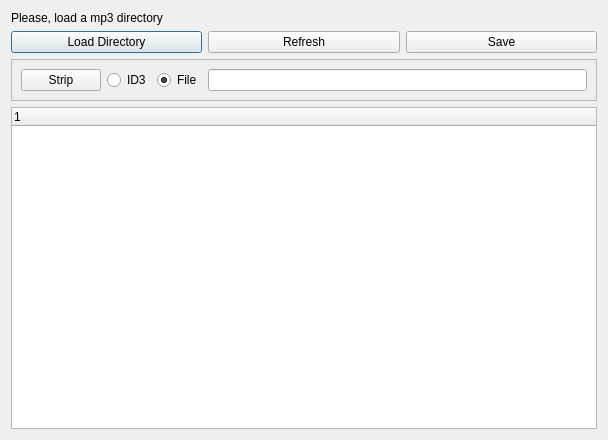
<?xml version="1.0" encoding="UTF-8"?>
<ui version="4.0">
 <class>MainDialog</class>
 <widget class="QDialog" name="MainDialog">
  <property name="geometry">
   <rect>
    <x>0</x>
    <y>0</y>
    <width>608</width>
    <height>440</height>
   </rect>
  </property>
  <property name="windowTitle">
   <string>Mp3 Tag Stripper</string>
  </property>
  <layout class="QGridLayout" name="gridLayout_2">
   <item row="0" column="0">
    <widget class="QLabel" name="lblDirName">
     <property name="text">
      <string>Please, load a mp3 directory</string>
     </property>
    </widget>
   </item>
   <item row="1" column="0">
    <layout class="QHBoxLayout" name="horizontalLayout">
     <item>
      <widget class="QPushButton" name="btnLoadDirectory">
       <property name="text">
        <string>Load Directory</string>
       </property>
      </widget>
     </item>
     <item>
      <widget class="QPushButton" name="btnRefresh">
       <property name="text">
        <string>Refresh</string>
       </property>
      </widget>
     </item>
     <item>
      <widget class="QPushButton" name="btnSave">
       <property name="text">
        <string>Save</string>
       </property>
      </widget>
     </item>
    </layout>
   </item>
   <item row="2" column="0">
    <layout class="QGridLayout" name="gridLayout">
     <item row="0" column="0">
      <widget class="QFrame" name="frame">
       <property name="frameShape">
        <enum>QFrame::StyledPanel</enum>
       </property>
       <property name="frameShadow">
        <enum>QFrame::Raised</enum>
       </property>
       <layout class="QHBoxLayout" name="horizontalLayout_2">
        <item>
         <widget class="QPushButton" name="btnStripString">
          <property name="text">
           <string>Strip</string>
          </property>
         </widget>
        </item>
        <item>
         <widget class="QRadioButton" name="radioButton">
          <property name="enabled">
           <bool>true</bool>
          </property>
          <property name="text">
           <string>ID3</string>
          </property>
         </widget>
        </item>
        <item>
         <widget class="QRadioButton" name="radioButton_2">
          <property name="text">
           <string>File</string>
          </property>
          <property name="checked">
           <bool>true</bool>
          </property>
         </widget>
        </item>
        <item>
         <widget class="QLineEdit" name="lineEdit"/>
        </item>
       </layout>
      </widget>
     </item>
     <item row="1" column="0">
      <widget class="QTreeWidget" name="treeWidget">
       <property name="enabled">
        <bool>true</bool>
       </property>
       <column>
        <property name="text">
         <string notr="true">1</string>
        </property>
       </column>
      </widget>
     </item>
    </layout>
   </item>
  </layout>
 </widget>
 <resources/>
 <connections/>
</ui>
